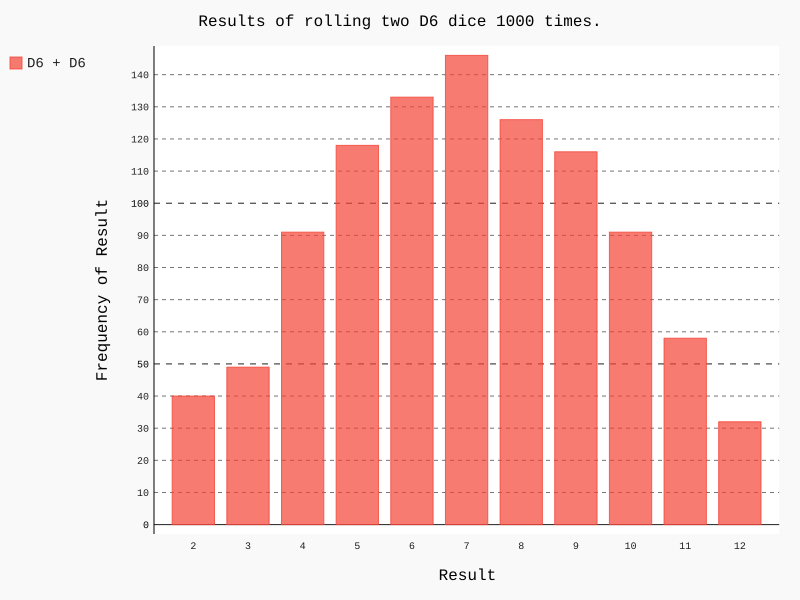

Generate this figure with Python:
import pygal

from die import Die

# Creating a cube D6.
die_1 = Die()
die_2 = Die()

# Simulation of a series of shots with saving the results in the list.
results = []
for roll_num in range(1000):
    result = die_1.roll() + die_2.roll()
    results.append(result)

# Analysis of the results.
frequencies = []
max_result = die_1.num_sudes + die_2.num_sudes
for values in range(2, max_result+1):
    frequency = results.count(values)
    frequencies.append(frequency)

# Visualization of results.
hist = pygal.Bar()

hist.title = "Results of rolling two D6 dice 1000 times."
hist.x_labels = range(2, 13)
hist.x_title = "Result"
hist.y_title = "Frequency of Result"

hist.add('D6 + D6', frequencies)
hist.render_to_file('dice_visual.svg')
